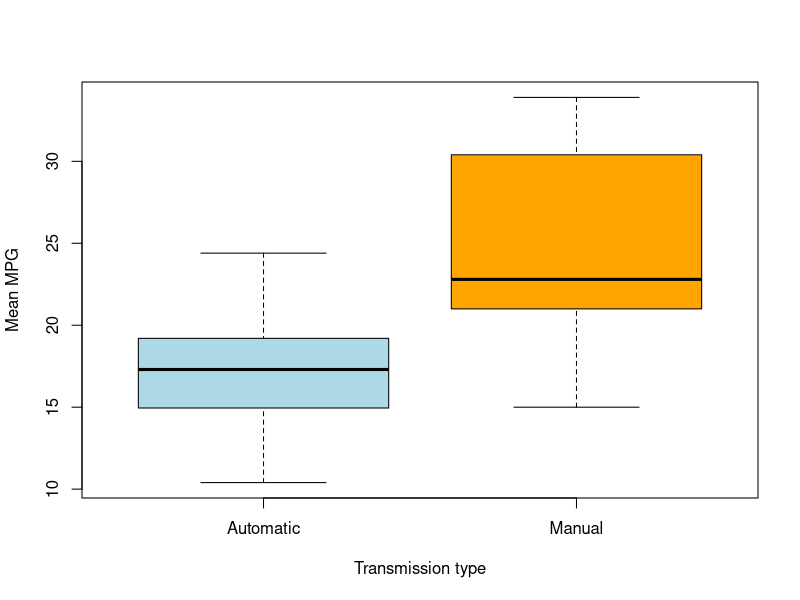

Generate this figure with R: (Note: this script raises an error after producing the figure.)
## ---- chunk 1
knitr::opts_chunk$set(echo = TRUE)
## ---- chunk 2
library(ggplot2)
data(mtcars)
dim(mtcars)
head(mtcars)
## ---- chunk 3
mtcars$cyl <- factor(mtcars$cyl)
mtcars$vs <- factor(mtcars$vs)
mtcars$am <- factor(mtcars$am, labels = c("Automatic", "Manual"))
mtcars$gear <- factor(mtcars$gear)
mtcars$carb <- factor(mtcars$carb)
## ---- chunk 4
table(mtcars$am)
aggregate(mpg ~ am, data = mtcars, mean)
## ---- chunk 5
Auto <- mtcars[mtcars$am == "Automatic",]$mpg
NonAuto <- mtcars[mtcars$am == "Manual",]$mpg
t.test(Auto, NonAuto)
## ---- chunk 6
fitam <- lm(mpg ~ am, mtcars)
summary(fitam)
## ---- chunk 7
fullmodel <- lm(mpg ~ ., mtcars)
summary(fullmodel)
## ---- chunk 8
bestfit <- lm(mpg ~ cyl + hp + wt + qsec + am, data = mtcars)
summary(bestfit)
## ---- chunk 9
Sfit=shapiro.test(fitam$resid)
print(Sfit)
Sfull=shapiro.test(fullmodel$resid)
print(Sfull)
Sbest=shapiro.test(bestfit$resid)
print(Sbest)
## ---- chunk 10
boxplot(mtcars$mpg~factor(mtcars$am, labels=c("Automatic", "Manual")),
col=c("lightblue", "orange"), xlab="Transmission type",
ylab="Mean MPG")
## ---- chunk 11
library(reshape2)
library(ggplot2)
data(mtcars)
dim(mtcars)
head(mtcars)
## ---- chunk 12
data= mtcars
corheatmap = round(cor(data),2)
corheatmap[lower.tri(corheatmap)]<- NA
melted <- melt(corheatmap)
melted <- na.omit(melted)
ggplot(data = melted, aes(Var2, Var1, fill = value))+
ggtitle("Correlation Heatmap")+
geom_tile(color = "white")+
scale_fill_gradient2(low = "blue",
high = "red", mid = "white",
midpoint = 0, limit = c(-1,1), name="Correlation")+
theme_minimal()+coord_fixed()
## ---- chunk 13
par(mfrow = c(2,2))
plot(bestfit, col = "blue", lwd = 2)
